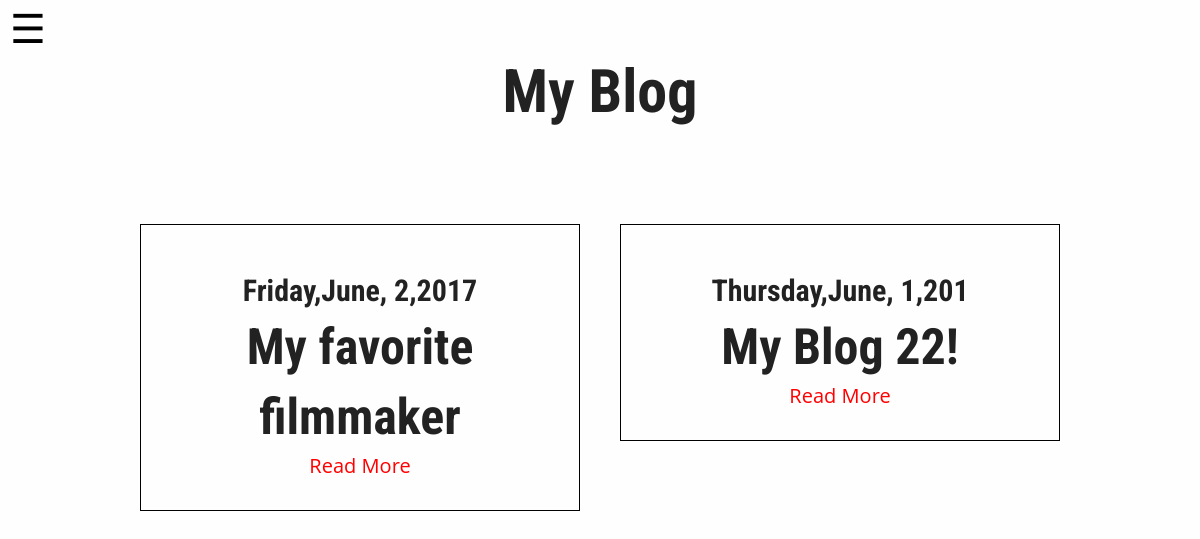
Screenshot of /blog.php with the database file from the repository.
### tables this page shows
CREATE TABLE IF NOT EXISTS `blog_tb` (
  `id` int(11) NOT NULL,
  `date` varchar(20) NOT NULL,
  `title` varchar(100) NOT NULL,
  `content` text NOT NULL
);

### db.php (called while the page is built, shortened)
<?php
function db_connect() {
    static $connection;
    if (!isset($connection)) {
        $config = parse_ini_file("config.ini");
        $connection = mysqli_connect("localhost", $config["username"], $config["password"], $config["database"]);
        if (!$connection) {
            echo mysqli_connect_error();
            return;
        } else {
            return $connection;
        }
    } else {
        return $connection;
    }
}
?>

### blog.php (the view, shortened to what this page needs)
<?php include "partials/header.php"; ?>
<div class="blog-main">
<h3>My Blog</h3>
<?php
include "db.php";
if (!db_connect()) {
    echo"<p>Connection Failed</p>";
}
else {
    $query = "SELECT * FROM blog_tb ORDER BY id desc";
    $queryResult = mysqli_query(db_connect(), $query);
    $numberOfRows = mysqli_num_rows($queryResult);
    if ($numberOfRows > 0) {
        while ($row = mysqli_fetch_assoc($queryResult)){
            $id = $row["id"];
            $date = $row["date"];
            $title = $row["title"];
            echo "<div class='blog-page'>";
            echo "<div class='blog-post'>";
            echo"<div class='each-post'>";
            echo "<h5>" . $date . "</h5>";
            echo "<h4>" . $title . "</h4>";
            echo "<a href='blog-detail.php?id=" . $id . "'>Read More</a>";
            echo "</div>";
            echo "</div>";
            echo "</div>";
            }
        }
        else{
            echo "<p>There's no contents</p>";
        }
}
?>
</div>
<?php include "partials/footer.php"; ?>

### rows the page displays
blog_tb: date "Friday,June, 2,2017", title "My favorite filmmaker"
blog_tb: date "Thursday,June, 1,201", title "My Blog 22!"
